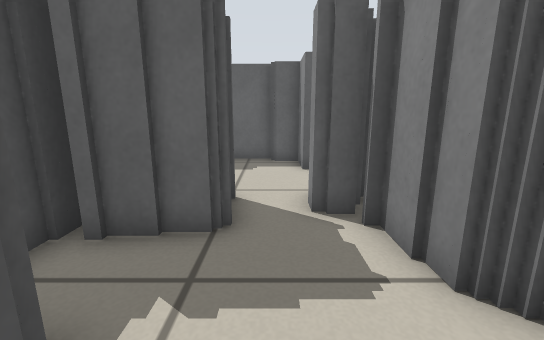
view 1 (above)

16 first-person views from a walk through a world built for the Player/Stage simulator. The camera is 0.51 m above the floor, tilts 12° down and sees 90° across. Floor lines are 1 m apart. The floor is counted in squares, 0.25 m on a side. Each view is taken from the middle of a square. On the plan, view 1 faces up. The plan holds only what a view shows up to about 16 squares ahead; the rest is blank. The place goes on beyond the plan. Robots are left out.

view 2
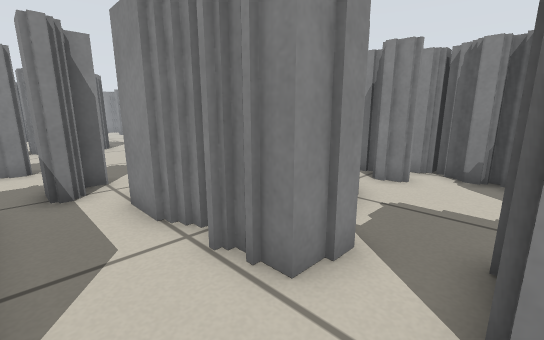

view 3
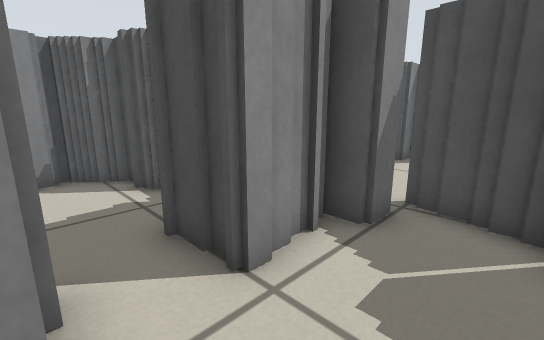

view 4
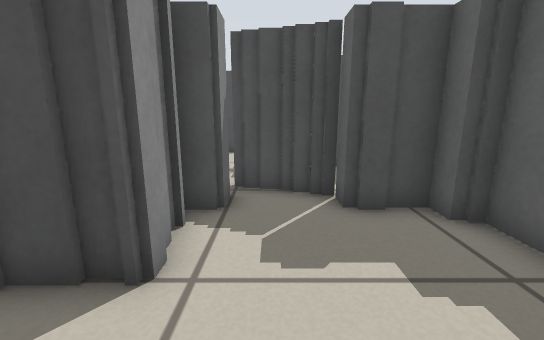

view 5
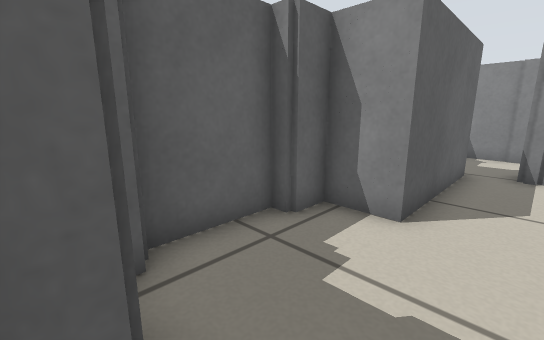

view 6
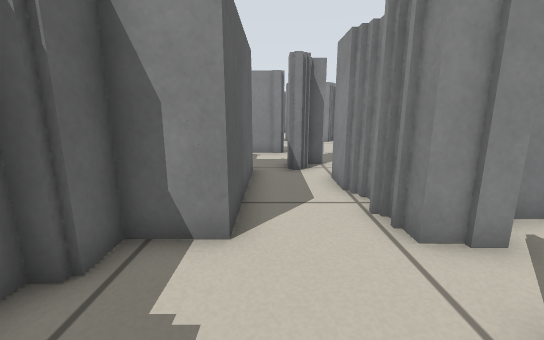

view 7
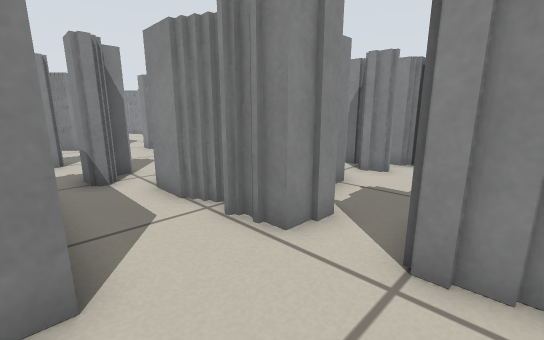

view 8
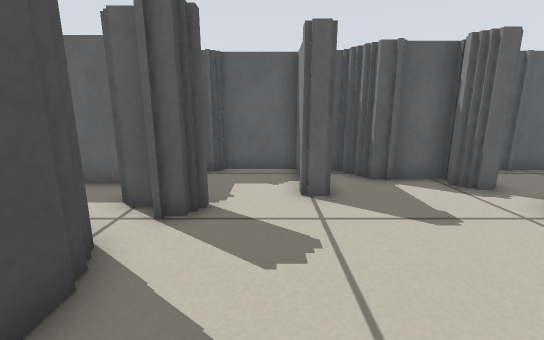

view 9
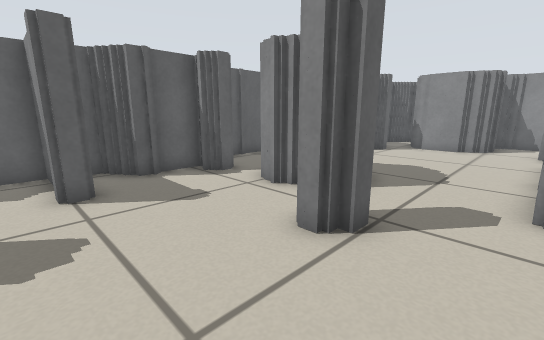

view 10
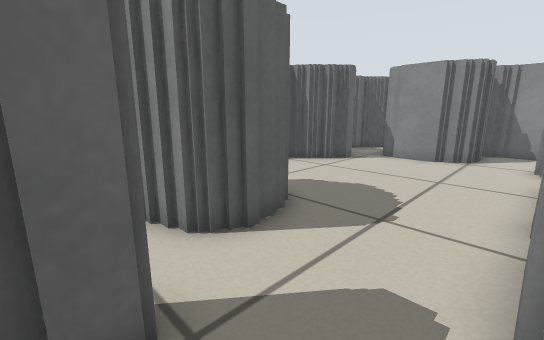

view 11
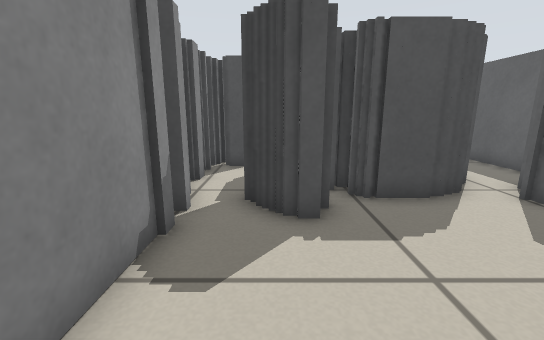

view 12
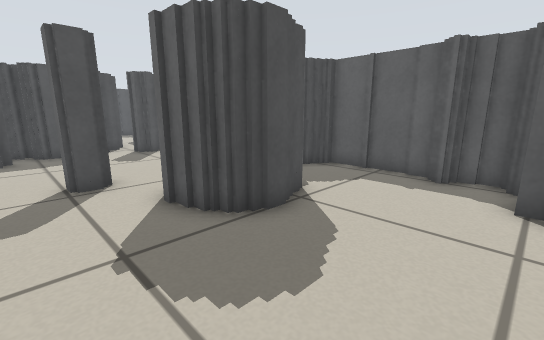

view 13
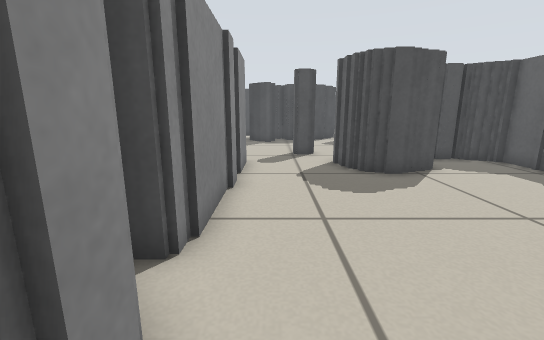

view 14
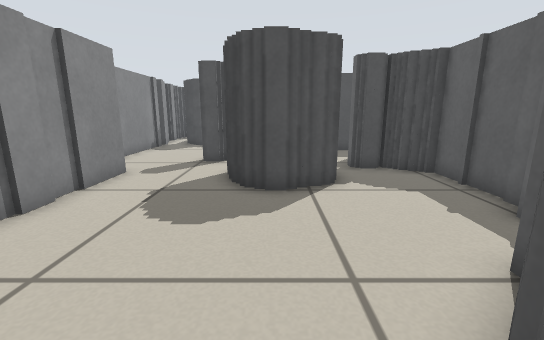

view 15
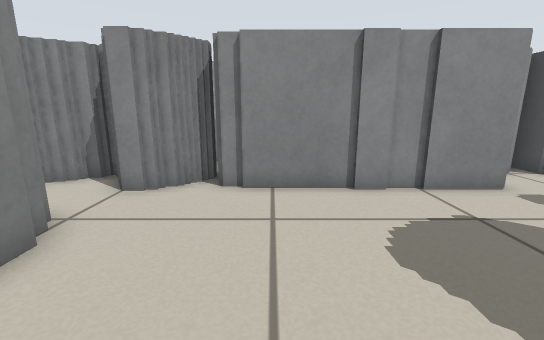

view 16
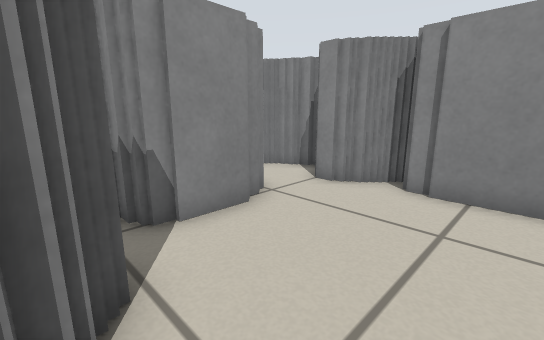

### Floor plan
Key: @ floor where view 1 was taken; # wall or solid block; . floor; T thing the floor can be seen under or through.
Columns run from 5 left of view 1 to 30 right of it. Each row starts with its distance up from view 1.
 12   #####      #####    #######
 11  ##..##     ##..###  ##.###.#
 10 ###...#######...#.##TT......#
  9 #...............#...TT......##
  8 #...........##.......TT#.....#####
  7 ##....###TTT.T.......T ##........#
  6  ####.###  TT........# ##.......##
  5  ####.##    ##.......####.......#
  4  ####..#    ##.....##...........#
  3   .....##  ###.....##...........####
  2    #....#   ###....................#
  1    # ..##    ##.......########.##..#
  0    ##@.###...........        #######
 -1     #################

Where each view was taken, in squares from view 1:
view 1: 0 up, 0 right, facing up
view 2: 9 up, 1 left, facing down-right
view 3: 9 up, 1 right, facing down-left
view 4: 8 up, 2 right, facing left
view 5: 8 up, 4 left, facing up-right
view 6: 9 up, 3 left, facing right
view 7: 10 up, 2 left, facing down-right
view 8: 2 up, 10 right, facing up
view 9: 1 up, 10 right, facing up-right
view 10: 1 up, 14 right, facing up-right
view 11: 1 up, 14 right, facing left
view 12: 2 up, 23 right, facing up-left
view 13: 2 up, 28 right, facing left
view 14: 6 up, 26 right, facing left
view 15: 8 up, 23 right, facing down
view 16: 8 up, 22 right, facing down-right
